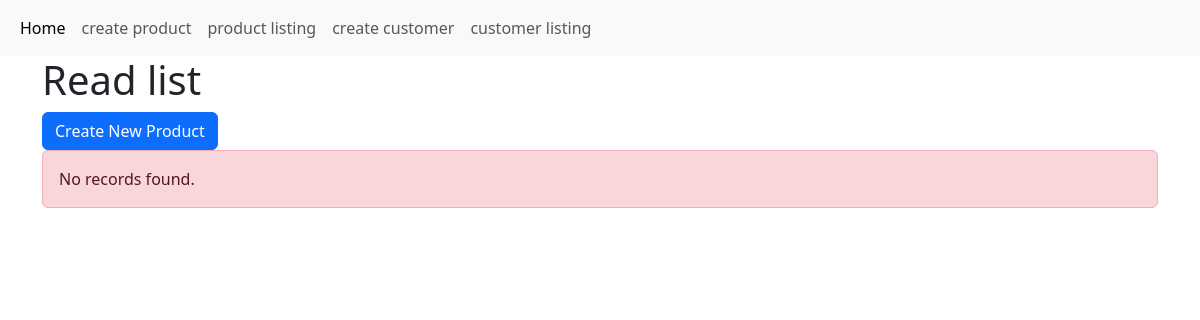
The page /customer_listing.php on the database as committed earlier.
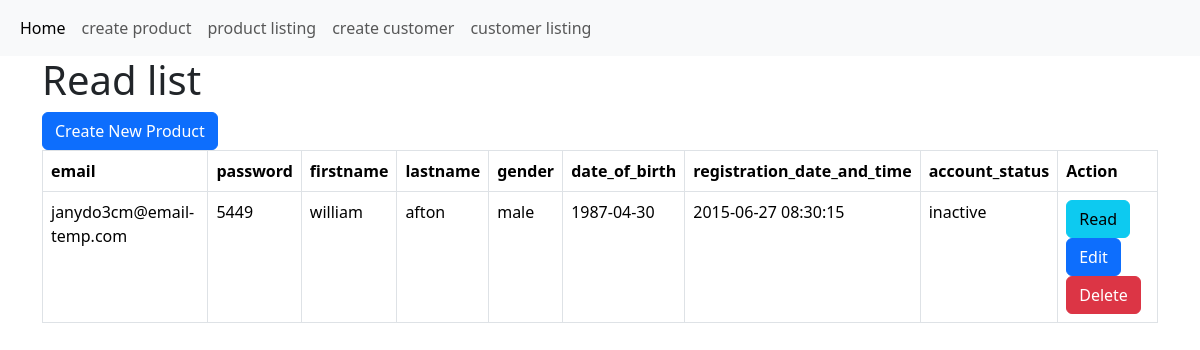
The same page on the database as committed later.
### tables this page shows
CREATE TABLE IF NOT EXISTS `customer` (
  `email` varchar(50) NOT NULL,
  `password` int NOT NULL,
  `firstname` varchar(50) NOT NULL,
  `lastname` varchar(50) NOT NULL,
  `gender` enum('male','female') NOT NULL,
  `date_of_birth` date NOT NULL,
  `registration_date_and_time` datetime NOT NULL,
  `account_status` enum('active','inactive') NOT NULL,
  PRIMARY KEY (`email`)
);

### customer_listing.php (the view, shortened to what this page needs)
<!DOCTYPE HTML>
<html>
<?php include 'menu.php'?>
<head>
    <link href="https://cdn.jsdelivr.net/npm/bootstrap@5.3.3/dist/css/bootstrap.min.css" rel="stylesheet">
</head>
<body>
    <div class="container">
        <div class="page-header">
            <h1>Read list</h1>
        </div>
        <?php
include 'config/database.php';
$query = "SELECT * FROM customer ORDER BY email DESC";
$stmt = $con->prepare($query);
$stmt->execute();
$num = $stmt->rowCount();
echo "<a href='customer_create.php' class='btn btn-primary m-b-1em'>Create New Product</a>";
if($num>0){
    echo "<table class='table table-hover table-responsive table-bordered'>";
    echo "<tr>";
        echo "<th>email</th>";
        echo "<th>password</th>";
        echo "<th>firstname</th>";
        echo "<th>lastname</th>";
        echo "<th>gender</th>";
        echo "<th>date_of_birth</th>";
        echo "<th>registration_date_and_time</th>";
        echo "<th>account_status</th>";
        echo "<th>Action</th>";
    echo "</tr>";
while ($row = $stmt->fetch(PDO::FETCH_ASSOC)){
    extract($row);
    echo "<tr>";
        echo "<td>{$email}</td>";
        echo "<td>{$password}</td>";
        echo "<td>{$firstname}</td>";
        echo "<td>{$lastname}</td>";
        echo "<td>{$gender}</td>";
        echo "<td>{$date_of_birth}</td>";
        echo "<td>{$registration_date_and_time}</td>";
        echo "<td>{$account_status}</td>";
        echo "<td>";
            echo "<a href='customer_details.php?email={$email}' class='btn btn-info m-r-1em'>Read</a>";
            echo "<a href='customer_update.php?email={$email}' class='btn btn-primary m-r-1em'>Edit</a>";
            echo "<a href='#' onclick='delete_user({$email});'  class='btn btn-danger'>Delete</a>";
        echo "</td>";
    echo "</tr>";
}
echo "</table>";
}
else{
    echo "<div class='alert alert-danger'>No records found.</div>";
}
?>
    </div>
</body>
</html>

Rows that differ between the two databases and show on the page:
added customer: email "janydo3cm@email-temp.com", password "5449", firstname "william", lastname "afton", gender "male", date_of_birth "1987-04-30", registration_date_and_time "2015-06-27 08:30:15", account_status "inactive"
Other text that changed with them:
text no longer shown: "No records found."
text now shown: "email password firstname lastname gender date_of_birth registration_date_and_time account_status Action"
